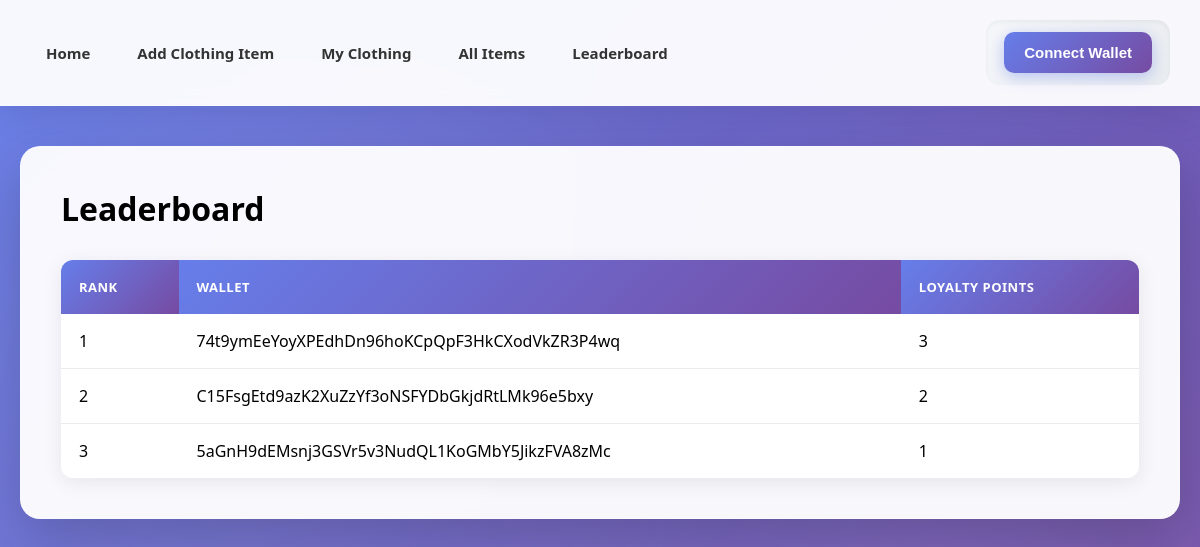
The page /leaderboard on the database as committed earlier.
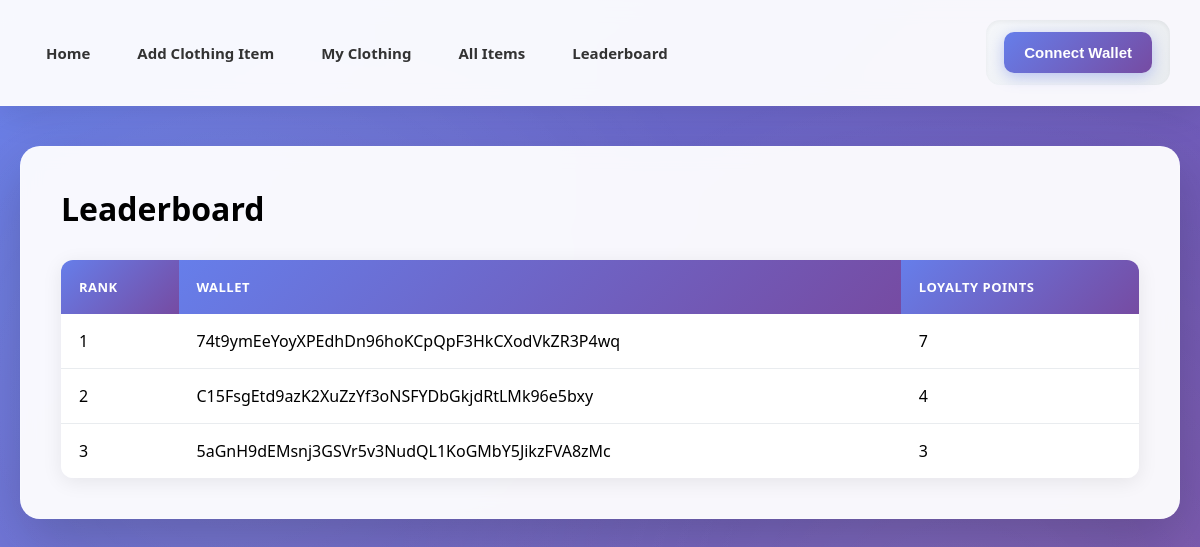
The same page on the database as committed later.
### models.py (models this page shows)
class User(db.Model):
    __tablename__ = "users"
    wallet = db.Column(db.String(44), primary_key=True)  # Phantom public key
    loyalty_points = db.Column(db.Integer, default=0)

### routes.py (the view)
    @app.route("/leaderboard")
    def leaderboard():
        wallet_pk = session.get("wallet_public_key")
        from sqlalchemy import desc
        top_users = User.query.order_by(desc(User.loyalty_points)).limit(20).all()
        return render_template(
            "leaderboard.html",
            users=top_users,
            wallet_public_key=wallet_pk
        )

### templates/leaderboard.html (shortened to what this page needs)
{% extends "base.html" %}
{% block content %}
<h1>Leaderboard</h1>
<table>
    <thead>
        <tr>
            <th>Rank</th>
            <th>Wallet</th>
            <th>Loyalty Points</th>
        </tr>
    </thead>
    <tbody>
        {% for user in users %}
        <tr {% if user.wallet == wallet_public_key %} style="font-weight:bold;" {% endif %}>
            <td>{{ loop.index }}</td>
            <td>{{ user.wallet }}</td>
            <td>{{ user.loyalty_points }}</td>
        </tr>
        {% endfor %}
    </tbody>
</table>
{% endblock %}

Rows that differ between the two databases and show on the page:
changed User "74t9ymEeYoyXPEdhDn96hoKCpQpF3HkCXodVkZR3P4wq": loyalty_points "3" → "7"
changed User "C15FsgEtd9azK2XuZzYf3oNSFYDbGkjdRtLMk96e5bxy": loyalty_points "2" → "4"
changed User "5aGnH9dEMsnj3GSVr5v3NudQL1KoGMbY5JikzFVA8zMc": loyalty_points "1" → "3"
